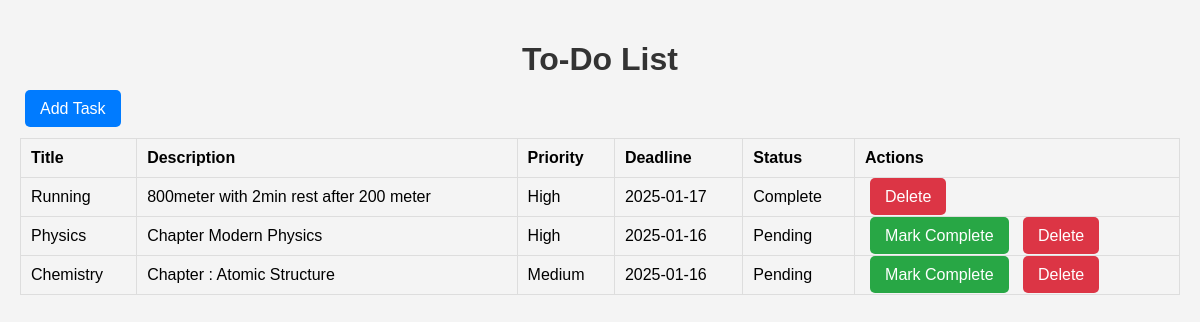
The page / on the database its author committed.
### tables this page shows
CREATE TABLE tasks (
            id INTEGER PRIMARY KEY AUTOINCREMENT,
            title TEXT NOT NULL,
            description TEXT,
            priority TEXT NOT NULL,
            deadline DATE,
            status TEXT DEFAULT 'Pending'
        );

### app.py (the view)
@app.route("/")
def index():
    conn = sqlite3.connect("tasks.db")
    cursor = conn.cursor()
    cursor.execute("SELECT * FROM tasks")
    tasks = cursor.fetchall()
    conn.close()
    return render_template("index.html", tasks=tasks)

### templates/index.html (shortened to what this page needs)
<!DOCTYPE html>
<html lang="en">
<head>
    <link rel="stylesheet" href="/static/style.css">
</head>
<body>
    <h1>To-Do List</h1>
    <a href="/add" class="button">Add Task</a>
    <table>
        <thead>
            <tr>
                <th>Title</th>
                <th>Description</th>
                <th>Priority</th>
                <th>Deadline</th>
                <th>Status</th>
                <th>Actions</th>
            </tr>
        </thead>
        <tbody>
            {% for task in tasks %}
            <tr>
                <td>{{ task[1] }}</td>
                <td>{{ task[2] }}</td>
                <td>{{ task[3] }}</td>
                <td>{{ task[4] }}</td>
                <td>{{ task[5] }}</td>
                <td>
                    {% if task[5] == 'Pending' %}
                    <a href="/complete/{{ task[0] }}" class="button complete">Mark Complete</a>
                    {% endif %}
                    <a href="/delete/{{ task[0] }}" class="button delete">Delete</a>
                </td>
            </tr>
            {% endfor %}
        </tbody>
    </table>
</body>
</html>

### static/style.css (style rules this page uses)
body { font-family: Arial, sans-serif; background-color: #f4f4f4; margin: 0; padding: 20px; }
h1 { text-align: center; color: #333; }
table { width: 100%; border-collapse: collapse; margin: 20px 0; }
table, th, td { border: 1px solid #ddd; }
th, td { padding: 10px; text-align: left; }
th { background-color: #f4f4f4; }
button, .button { padding: 10px 15px; margin: 5px; border: none; background-color: #007BFF; color: white; text-decoration: none; cursor: pointer; border-radius: 5px; }
.complete { background-color: #28a745; }
.delete { background-color: #dc3545; }

### rows shown on the page
tasks: title "Running", description "800meter with 2min rest after 200 meter", priority "High", deadline "2025-01-17", status "Complete"
tasks: title "Physics", description "Chapter Modern Physics", priority "High", deadline "2025-01-16", status "Pending"
tasks: title "Chemistry", description "Chapter : Atomic Structure", priority "Medium", deadline "2025-01-16", status "Pending"
